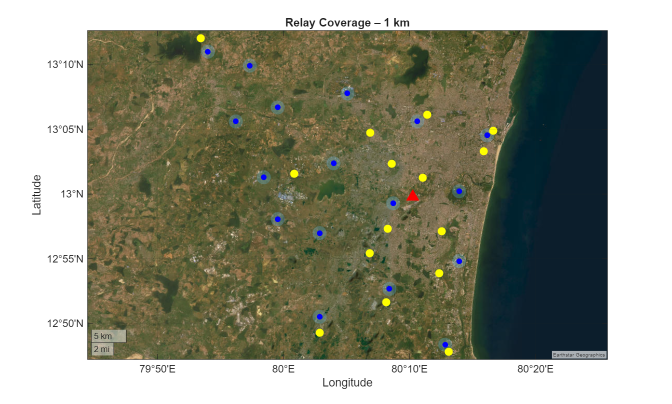
#> input picture relay_coverage_latest/Coverage_1km.png, 1343 x 808 px (shown at 1/2 size); its folder holds 4 pictures in this run
$ python convert.py
#> lines starting #> are read from the running program, lines starting #| are printed output that depends on the picture
from PIL import Image

# List of image filenames (ordered)
image_files = [f"Coverage_{i}km.png" for i in range(1, 11)]

# Load images
frames = [Image.open(img) for img in image_files]
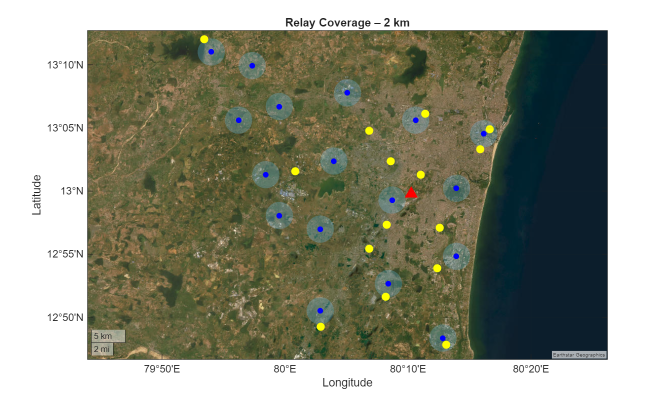
#> input picture relay_coverage_latest/Coverage_2km.png, 1343 x 808 px (shown at 1/2 size)
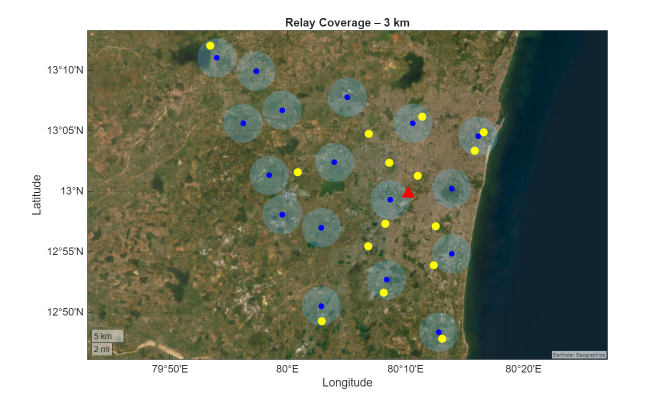
#> input picture relay_coverage_latest/Coverage_3km.png, 1343 x 808 px (shown at 1/2 size)
#> (the run stopped early here; a loop or call above may not have finished)
